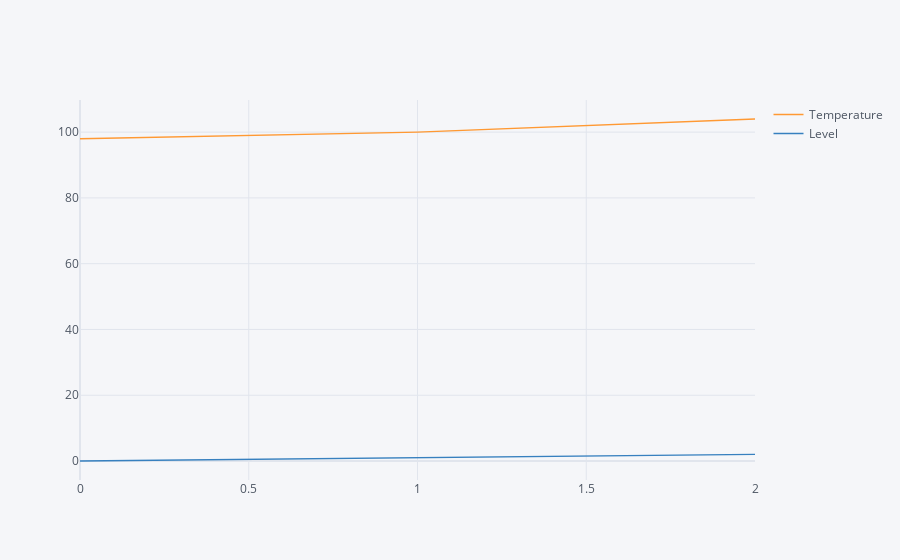

Source (notebook cell):
### Code cell
data1[['Temperature','Level']].iplot()

### Figure 1 — Plotly figure (JSON) as saved in the notebook; plotly's stock layout.template omitted (floating-point values rounded to 4 significant figures)
{"data": [{"line": {"color": "rgba(255, 153, 51, 1.0)", "dash": "solid", "shape": "linear", "width": 1.3}, "mode": "lines", "name": "Temperature", "text": "", "type": "scatter", "x": [0, 1, 2], "y": [98, 100, 104]}, {"line": {"color": "rgba(55, 128, 191, 1.0)", "dash": "solid", "shape": "linear", "width": 1.3}, "mode": "lines", "name": "Level", "text": "", "type": "scatter", "x": [0, 1, 2], "y": [0, 1, 2]}], "layout": {"legend": {"bgcolor": "#F5F6F9", "font": {"color": "#4D5663"}}, "paper_bgcolor": "#F5F6F9", "plot_bgcolor": "#F5F6F9", "title": {"font": {"color": "#4D5663"}}, "xaxis": {"gridcolor": "#E1E5ED", "showgrid": true, "tickfont": {"color": "#4D5663"}, "title": {"font": {"color": "#4D5663"}, "text": ""}, "zerolinecolor": "#E1E5ED"}, "yaxis": {"gridcolor": "#E1E5ED", "showgrid": true, "tickfont": {"color": "#4D5663"}, "title": {"font": {"color": "#4D5663"}, "text": ""}, "zerolinecolor": "#E1E5ED"}}}
